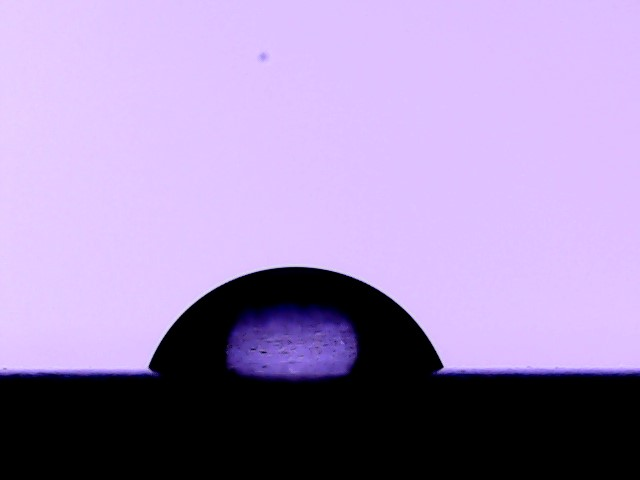
#> input picture img/test.jpeg, 640 x 480 px
$ python edgeDetec.py
#> lines starting #> are read from the running program, lines starting #| are printed output that depends on the picture; after the words box and inside, x2 and y2 are one past the last pixel; in counts of white or black regions, pixels touching at a corner belong together; long printed decimals are rounded
### fitting.py
import numpy as np
import matplotlib.pyplot as plt


def fit_ellipse(x, y):
    """

    Fit the coefficients a,b,c,d,e,f, representing an ellipse described by
    the formula F(x,y) = ax^2 + bxy + cy^2 + dx + ey + f = 0 to the provided
    arrays of data points x=[x1, x2, ..., xn] and y=[y1, y2, ..., yn].

    Based on the algorithm of Halir and Flusser, "Numerically stable direct
    least squares fitting of ellipses'.


    """

    D1 = np.vstack([x**2, x*y, y**2]).T
    D2 = np.vstack([x, y, np.ones(len(x))]).T
    S1 = D1.T @ D1
    S2 = D1.T @ D2
    S3 = D2.T @ D2
    T = -np.linalg.inv(S3) @ S2.T
    M = S1 + S2 @ T
    C = np.array(((0, 0, 2), (0, -1, 0), (2, 0, 0)), dtype=float)
    M = np.linalg.inv(C) @ M
    eigval, eigvec = np.linalg.eig(M)
    con = 4 * eigvec[0] * eigvec[2] - eigvec[1]**2
    ak = eigvec[:, np.nonzero(con > 0)[0]]
    return np.concatenate((ak, T @ ak)).ravel()


def cart_to_pol(coeffs):
    """

    Convert the cartesian conic coefficients, (a, b, c, d, e, f), to the
    ellipse parameters, where F(x, y) = ax^2 + bxy + cy^2 + dx + ey + f = 0.
    The returned parameters are x0, y0, ap, bp, e, phi, where (x0, y0) is the
    ellipse centre; (ap, bp) are the semi-major and semi-minor axes,
    respectively; e is the eccentricity; and phi is the rotation of the semi-
    major axis from the x-axis.

    """

    # We use the formulas from https://mathworld.wolfram.com/Ellipse.html
    # which assumes a cartesian form ax^2 + 2bxy + cy^2 + 2dx + 2fy + g = 0.
    # Therefore, rename and scale b, d and f appropriately.
    a = coeffs[0]
    b = coeffs[1] / 2
    c = coeffs[2]
    d = coeffs[3] / 2
    f = coeffs[4] / 2
    g = coeffs[5]

    den = b**2 - a*c
    if den > 0:
        raise ValueError('coeffs do not represent an ellipse: b^2 - 4ac must'
                         ' be negative!')

    # The location of the ellipse centre.
    x0, y0 = (c*d - b*f) / den, (a*f - b*d) / den

    num = 2 * (a*f**2 + c*d**2 + g*b**2 - 2*b*d*f - a*c*g)
    fac = np.sqrt((a - c)**2 + 4*b**2)
    # The semi-major and semi-minor axis lengths (these are not sorted).
    ap = np.sqrt(num / den / (fac - a - c))
    bp = np.sqrt(num / den / (-fac - a - c))

    # Sort the semi-major and semi-minor axis lengths but keep track of
    # the original relative magnitudes of width and height.
    width_gt_height = True
    if ap < bp:
        width_gt_height = False
        ap, bp = bp, ap

    # The eccentricity.
    r = (bp/ap)**2
    if r > 1:
        r = 1/r
    e = np.sqrt(1 - r)

    # The angle of anticlockwise rotation of the major-axis from x-axis.
    if b == 0:
        phi = 0 if a < c else np.pi/2
    else:
        phi = np.arctan((2.*b) / (a - c)) / 2
        if a > c:
            phi += np.pi/2
    if not width_gt_height:
        # Ensure that phi is the angle to rotate to the semi-major axis.
        phi += np.pi/2
    phi = phi % np.pi

    return x0, y0, ap, bp, e, phi


def get_ellipse_pts(params, npts=200, tmin=0, tmax=2*np.pi):
    """
    Return npts points on the ellipse described by the params = x0, y0, ap,
    bp, e, phi for values of the parametric variable t between tmin and tmax.

    """

    x0, y0, ap, bp, e, phi = params
    # A grid of the parametric variable, t.
    t = np.linspace(tmin, tmax, npts)
    x = x0 + ap * np.cos(t) * np.cos(phi) - bp * np.sin(t) * np.sin(phi)
    y = y0 + ap * np.cos(t) * np.sin(phi) + bp * np.sin(t) * np.cos(phi)
    return x, y


def elipseFit(x, y):
	coeffs = fit_ellipse(x, y)
	print('Fitted parameters:')
	print('a, b, c, d, e, f =', coeffs)
	x0, y0, ap, bp, e, phi = cart_to_pol(coeffs)
	print('x0, y0, ap, bp, e, phi = ', x0, y0, ap, bp, e, phi)

	xe, ye = get_ellipse_pts((x0, y0, ap, bp, e, phi))
	params = x0, y0, ap, bp, e, phi
	return xe, ye, coeffs

### edgeDetec.py
'''
	file: 		edgeDetect.py
	authors: 	[jvitti, italijancic, mbassani, iprieto]
	date:		05/05/2022
	content:	Try to do preliminary procces of image using opencv2 library
'''

# Python package imports
import os
import cv2
import numpy as np
import matplotlib.pyplot as plt
from fitting import elipseFit


#
# Load image file from system path
# --------------------------------
img = cv2.imread('./img/test.jpeg', 0)
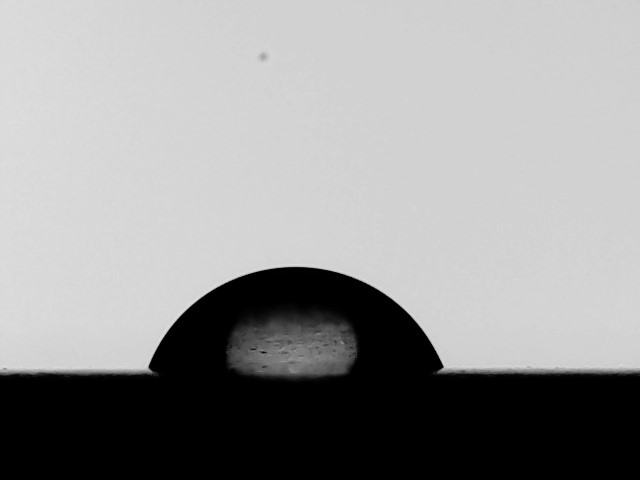
#> img: shape (480, 640); min 0, max 231, mean 150.1
# img = cv2.imread('./img/test.jpeg', cv2.IMREAD_ANYDEPTH)

# Get edges of image
edges = cv2.Canny(img, 127, 255)     #--- image containing edges ---
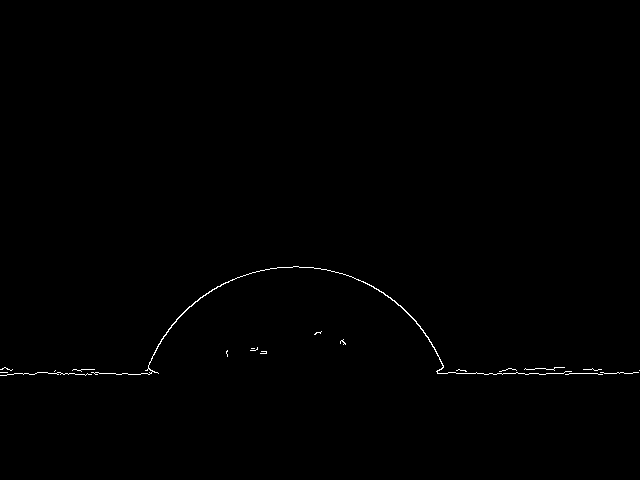
#> edges: shape (480, 640); 0.35% white in thin lines or dots, all inside (x1, y1, x2, y2) = (0, 266, 640, 376)

# [14 lines of commented-out code are left out]
indexs = np.asarray(np.where(edges != [0]))		# np.where(edges != 0) --> Return a tuple

plt.figure()
# plt.plot(indexs[1,:], (indexs[0,:]), '.w')
plt.imshow(edges)
plt.imshow(img)
plt.plot(indexs[1,:], indexs[0,:], '.b')
plt.title('Edge from np.array')
plt.plot(indexs[1,0:350], (indexs[0,0:350]), '.w')
# plt.plot(indexs[1,:], indexs[0,:], '.w')
# xe, ye, coefs = elipseFit(indexs[1,0:350], indexs[0,0:350])
xe, ye, coefs = elipseFit(indexs[1,0:100], indexs[0,0:100])
#> in fit_ellipse, `D1 = np.vstack([x**2, x*y, y**2]).T`: D1 = 100 rows, first 8: [85849, 77938, 70756], [86436, 78204, 70756], [87025, 78470, 70756], [87616, 78736, 70756], [88209, 79002, 70756], [88804, 79268, 70756], [76729, 73959, 71289], [77284, 74226, 71289]
#> in fit_ellipse, `D2 = np.vstack([x, y, np.ones(len(x))]).T`: D2 = 100 rows, first 8: [293, 266, 1], [294, 266, 1], [295, 266, 1], [296, 266, 1], [297, 266, 1], [298, 266, 1], [277, 267, 1], [278, 267, 1]
#> in fit_ellipse, `S1 = D1.T @ D1`: S1 = [[806263323330, 714518177714, 638700832542], [714518177714, 638700832542, 576199125494], [638700832542, 576199125494, 524870941001]]
#> in fit_ellipse, `S2 = D1.T @ D2`: S2 = [[2.65e+09, 2.37e+09, 8815350], [2.37e+09, 2.14e+09, 7952954], [2.14e+09, 1.95e+09, 7243661]]
#> in fit_ellipse, `S3 = D2.T @ D2`: S3 = [[8815350, 7952954, 29550], [7952954, 7243661, 26913], [29550, 26913, 100]]
#> in fit_ellipse, `T = -np.linalg.inv(S3) @ S2.T`: T = [[-590.4, -271.2, -0.00292], [-310.8, -295.8, -539.7], [169951.2, 80216.9, 72826.9]]
#> in fit_ellipse, `M = S1 + S2 @ T`: M = [[954361.6, 31808.4, 5397.8], [31808, 367590.1, 412], [5397.2, 411.9, 2376]]
#> in fit_ellipse, `M = np.linalg.inv(C) @ M`: M = [[2698.6, 205.9, 1188], [-31808, -367590.1, -412], [477180.8, 15904.2, 2698.9]]
#> in fit_ellipse, `eigval, eigvec = np.linalg.eig(M)`: eigval = [26457.5, -21090.9, -367559.3]; eigvec = [[0.0499, -0.0499, -0.00042], [-0.00507, 0.00339, 0.999], [0.999, 0.999, -0.0424]]
#> in fit_ellipse, `con = 4 * eigvec[0] * eigvec[2] - eigvec[1]**2`: con = [0.199, -0.199, -0.998]
#> in fit_ellipse, `ak = eigvec[:, np.nonzero(con > 0)[0]]`: ak = [0.0499, -0.00507, 0.999]
#> in elipseFit, `coeffs = fit_ellipse(x, y)`: coeffs = [0.0499, -0.00507, 0.999, -28.09, -553.1, 80808.3]
#| a, b, c, d, e, f = [ 4.98960161e-02 -5.07193424e-03  9.98741540e-01 -2.80855236e+01
#|  -5.53077118e+02  8.08083258e+04]
#> in cart_to_pol, `a = coeffs[0]`: a = 0.0499
#> in cart_to_pol, `b = coeffs[1] / 2`: b = -0.00254
#> in cart_to_pol, `c = coeffs[2]`: c = 0.999
#> in cart_to_pol, `d = coeffs[3] / 2`: d = -14.04
#> in cart_to_pol, `f = coeffs[4] / 2`: f = -276.5
#> in cart_to_pol, `g = coeffs[5]`: g = 80808.3
#> in cart_to_pol, `den = b**2 - a*c`: den = -0.0498
#> in cart_to_pol, `x0, y0 = (c*d - b*f) / den, (a*f - b*d) / den`: x0 = 295.6; y0 = 277.6
#> in cart_to_pol, `num = 2 * (a*f**2 + c*d**2 + g*b**2 - 2*b*d*f - a*c*g)`: num = 11.91
#> in cart_to_pol, `fac = np.sqrt((a - c)**2 + 4*b**2)`: fac = 0.949
#> in cart_to_pol, `ap = np.sqrt(num / den / (fac - a - c))`: ap = 48.94
#> in cart_to_pol, `bp = np.sqrt(num / den / (-fac - a - c))`: bp = 10.94
#> in cart_to_pol, `r = (bp/ap)**2`: r = 0.05
#> in cart_to_pol, `e = np.sqrt(1 - r)`: e = 0.975
#> in cart_to_pol, `phi = np.arctan((2.*b) / (a - c)) / 2`: phi = 0.00267
#> in elipseFit, `x0, y0, ap, bp, e, phi = cart_to_pol(coeffs)`: x0 = 295.6; y0 = 277.6; ap = 48.94; bp = 10.94; e = 0.975; phi = 0.00267
#| x0, y0, ap, bp, e, phi =  295.551 277.637 48.941 10.938 0.9747 0.002673
#> in get_ellipse_pts, `x0, y0, ap, bp, e, phi = params`: x0 = 295.6; y0 = 277.6; ap = 48.94; bp = 10.94; e = 0.975; phi = 0.00267
#> in get_ellipse_pts, `x = x0 + ap * np.cos(t) * np.cos(phi) - bp * np.sin(t) * np.sin(phi)`: x = 200 values, max 344.5 at index 0, min 246.6 at index 99, mean 295.8
#> in get_ellipse_pts, `y = y0 + ap * np.cos(t) * np.sin(phi) + bp * np.sin(t) * np.cos(phi)`: y = 200 values, max 288.6 at index 49, min 266.7 at index 149, mean 277.6
#> in elipseFit, `xe, ye = get_ellipse_pts((x0, y0, ap, bp, e, phi))`: xe has the same summary as x in get_ellipse_pts; ye has the same summary as y in get_ellipse_pts
#> in elipseFit, `params = x0, y0, ap, bp, e, phi`: params = (295.6, 277.6, 48.94, 10.94, 0.975, 0.00267)
#> xe has the same summary as x in get_ellipse_pts; ye has the same summary as y in get_ellipse_pts; coefs = [0.0499, -0.00507, 0.999, -28.09, -553.1, 80808.3]
# xe, ye, coefs = elipseFit(indexs[1,:], indexs[0,:])
print('x0, y0, ap, bp, e, phi = ', coefs)
#| x0, y0, ap, bp, e, phi =  [ 4.98960161e-02 -5.07193424e-03  9.98741540e-01 -2.80855236e+01
#|  -5.53077118e+02  8.08083258e+04]
plt.plot(xe, ye, '.r')

if 'PYCONTROL_TEST_EXAMPLES' not in os.environ:
    plt.show()
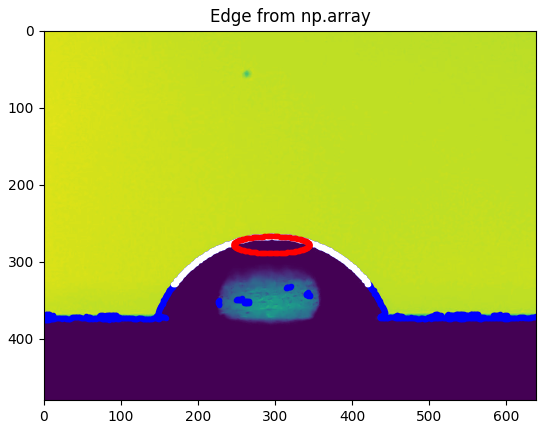
#> figure drawn by matplotlib, 1 panel
